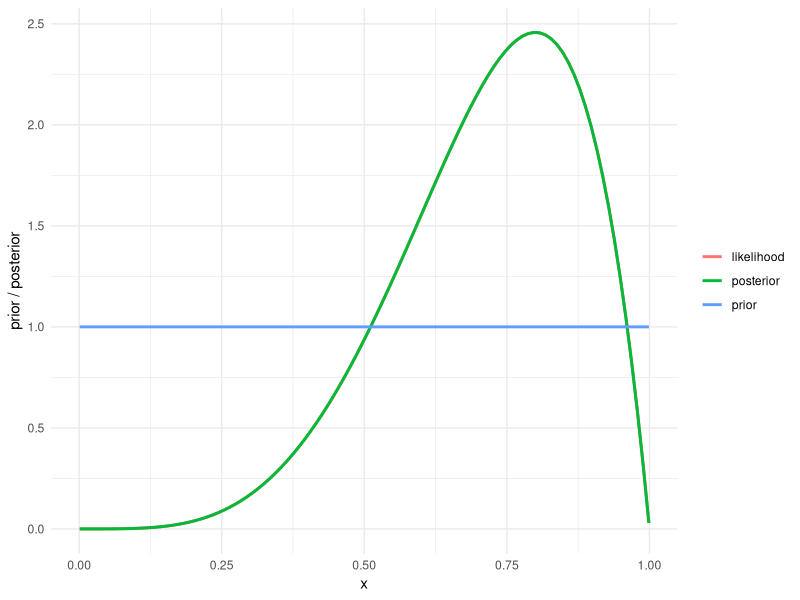
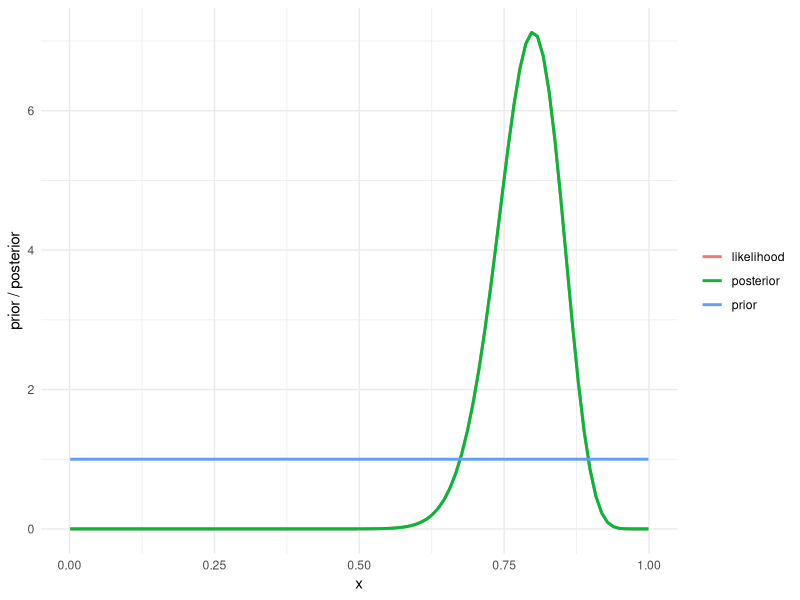
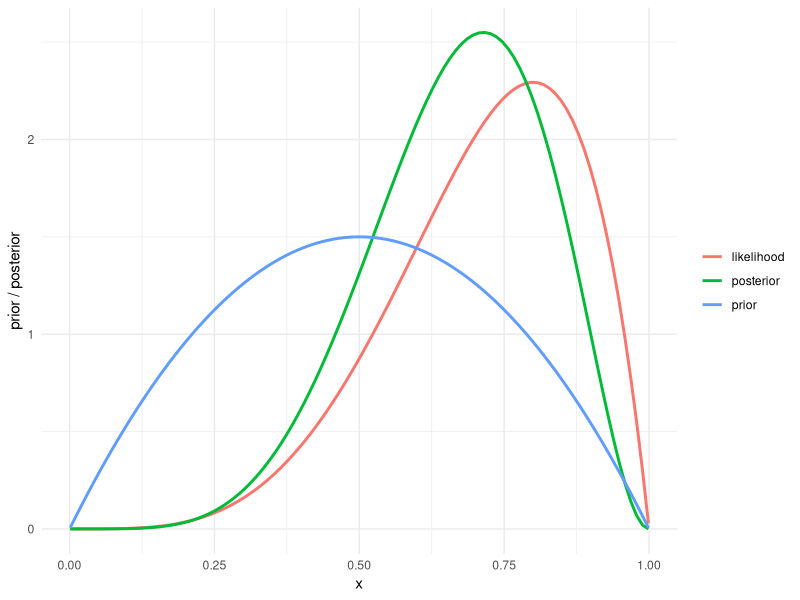
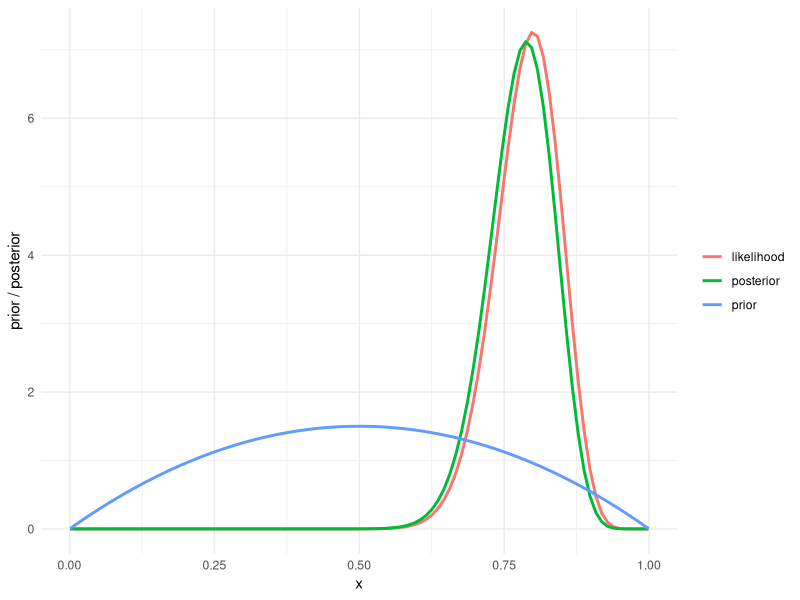

The R script that drew these images, in order:
library(tidyverse)
library(patchwork)

make_graph <- function(data, save_name) {

  a0 <- data$prior$a
  b0 <- data$prior$b

  n0 <- data$likelihood$n_0
  n1 <- data$likelihood$n_1

  post_a <- data$posterior$a
  post_b <- data$posterior$b

  prior <- dbeta(x, a0, b0)
  posterior <- dbeta(x, post_a, post_b)

  n <- n0 + n1

  marginal <- choose(n, n1) *
    beta(n1 + a0, n0 + b0) /
    beta(a0, b0)

  # divide by marginal so when prior is uniform, likelihood is the same as posterior
  likelihood <- sapply(
    x,
    function(p) {
      dbinom(n1, size = n0 + n1, prob = p) /
        marginal
    }
  )

  df <- tibble(
    x = x,
    prior = prior,
    posterior = posterior,
    likelihood = likelihood
  ) |>
    pivot_longer(
      -x,
      names_to = "type",
      values_to = "value"
    )

  df |>
    ggplot(aes(x, value, colour = type)) +
    geom_line(linewidth = 1) +
    theme_minimal() +
    labs(y = "prior / posterior", colour = NULL)
}

x <- seq(0.001, 0.999, length.out = 100)

data1 <- list(
  prior = list(
    a = 1,
    b = 1
  ),
  likelihood = list(
    n_0 = 1,
    n_1 = 4
  ),
  posterior = list(
    a = 5,
    b = 2
  )
)

data2 <- list(
  prior = list(
    a = 1,
    b = 1
  ),
  likelihood = list(
    n_0 = 10,
    n_1 = 40
  ),
  posterior = list(
    a = 41,
    b = 11
  )
)

data3 <- list(
  prior = list(
    a = 2,
    b = 2
  ),
  likelihood = list(
    n_0 = 1,
    n_1 = 4
  ),
  posterior = list(
    a = 6,
    b = 3
  )
)

data4 <- list(
  prior = list(
    a = 2,
    b = 2
  ),
  likelihood = list(
    n_0 = 10,
    n_1 = 40
  ),
  posterior = list(
    a = 42,
    b = 12
  )
)

make_graph(data1)
make_graph(data2)
make_graph(data3)
make_graph(data4)
